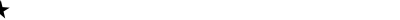
Frame 1 (no input)
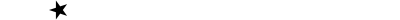
Frame 60 (the mouse pressed at the canvas centre just before this capture)
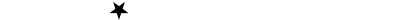
Frame 120 (the mouse held since frame 60 and released just before this capture)

The Processing sketch that drew these frames (run headless with seeded random() and noise(); from frame 60 on, the mouse is pressed at the canvas centre):

// Processing sketch: ex03_2_star
// ── ex03_2_star.pde
void setup(){
  size(400, 20);
  smooth();
  noStroke();
  fill(200, 255, 200);
  ellipseMode(CORNER);
  frameRate(30);
}

int d = 20, vx = 1,r=10;
float x0=0,y0=10;
float x,y;
int j=0;
float theta2=0;
    
void draw(){
  background(255);
  noStroke();
  fill(0);
  theta2 += HALF_PI/20; 
  beginShape();
  for(int i = 0; i < 5; i++){
    float theta = 2 * TWO_PI / 5 * j - HALF_PI;
    x = r * cos(theta+theta2)+x0;
    y = r * sin(theta+theta2)+y0;
    vertex(x, y);
    j++;
   }
  endShape();
  x0+=vx;
}
